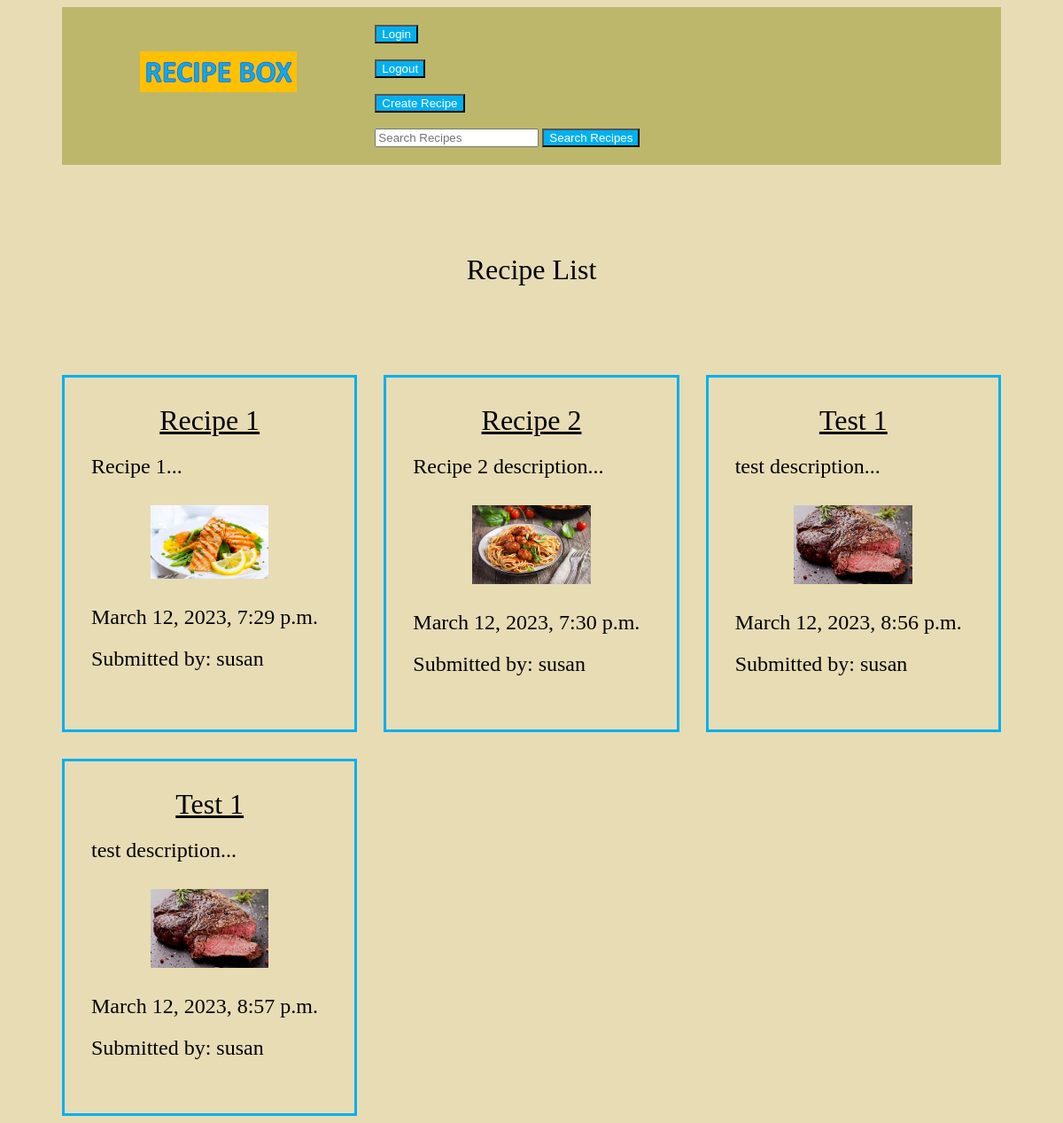
Page /recipes/ on the earlier database version.
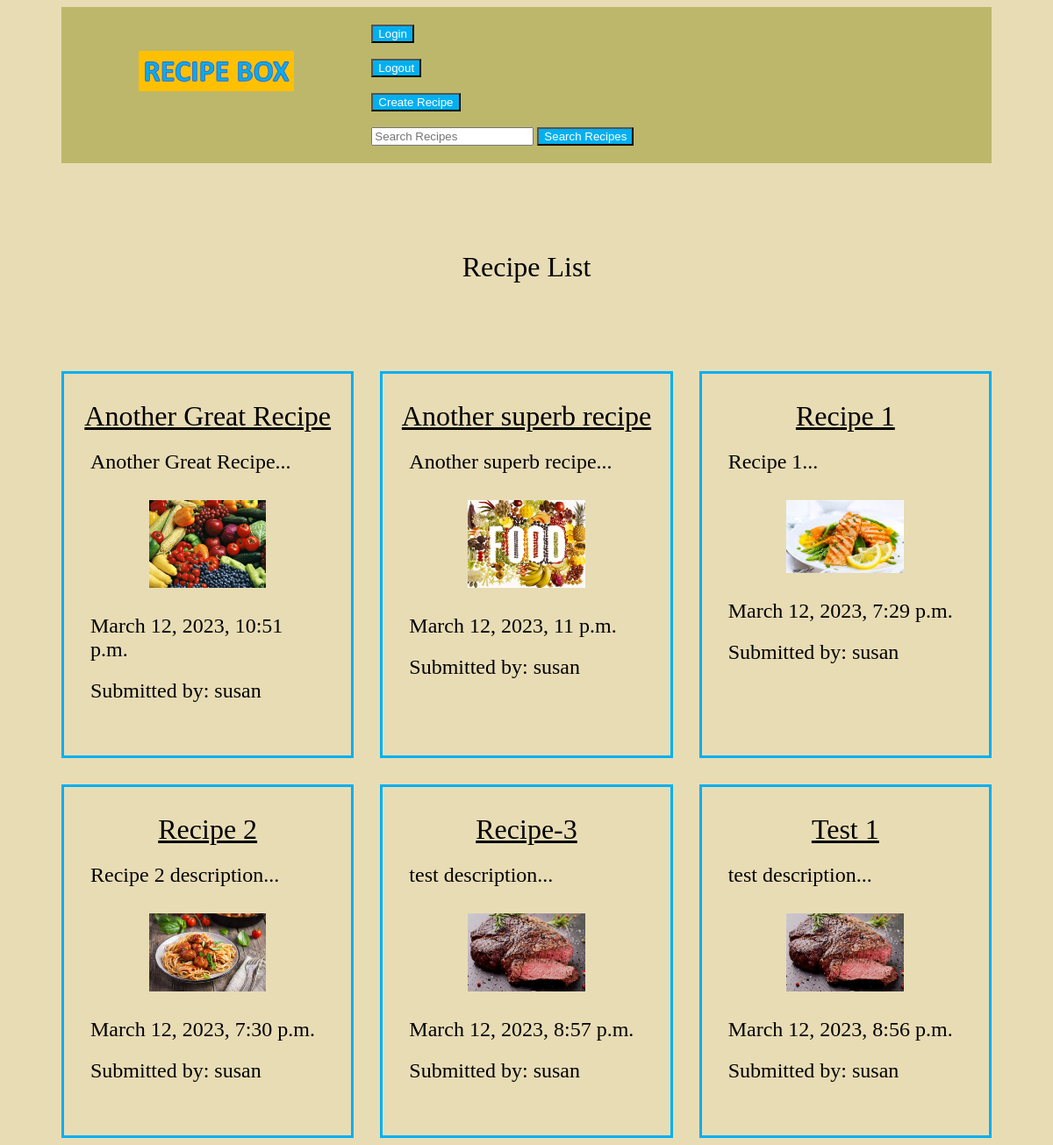
Same page on the later database version.
### recipes/models.py (models this page shows, shortened)
class Recipe(models.Model):
    user = models.ForeignKey(settings.AUTH_USER_MODEL, on_delete=models.CASCADE, default='1',)
    title = models.CharField(max_length=50)
    description = models.CharField(max_length=255, blank=True, null=True)
    ingredients = models.TextField(blank=True, null=True,)
    directions = models.TextField(blank=True, null=True,)
    timestamp = models.DateTimeField(auto_now_add=True) # automatically input time when record is created
    updated = models.DateTimeField(auto_now=True)
    slug = models.SlugField()
    thumb = models.ImageField(default='default.png', blank=True)
    def snippet(self):
        return self.description[:50] + '...'

### recipes/views.py (the view)
# urls.py: path('', recipe_views.recipe_list_view, name='home'),
def recipe_list_view(request):
    recipes = Recipe.objects.all().order_by('title')
    return render(request, 'recipes/recipe_list_view.html', {'recipes':recipes} )

### recipes/templates/recipes/recipe_list_view.html
{% extends 'base.html' %}
{% block content %}
    <h1>Recipe List</h1>
    <div class="recipes">
        {% for recipe in recipes %}
        <div class="recipe">
            <h2><a href="{% url 'recipes:detail' slug=recipe.slug %}">{{ recipe.title }}</a></h2>
            <p>{{ recipe.snippet }}</p>
            <p><img src="{{ recipe.thumb.url }}"/></p>
            <p>{{ recipe.timestamp }}</p>
            <p class='submitted-by'>Submitted by: {{ recipe.user }}</p>
        </div>
        {% endfor %}
    </div>
{% endblock content %}

### templates/base.html (shortened to what this page needs)
{% load static %}
<!DOCTYPE html>
<html>
    <head>
        <link rel="stylesheet" href="{% static 'styles.css' %}">
    </head>
    <body>
        <header class="wrapper">
            <h1><a href="{% url 'home' %}"><img src="{% static 'logo2.png' %}" alt="The Recipe Box"/></a></h1>
            <nav>
                <form class='login-link' action="{% url 'accounts:login' %}" method='post'>
                    <button class='btn' type='submit'>Login</button>
                </form>
                <br>
                <form class='logout-link' action="{% url 'accounts:logout' %}" method='post'>
                    <button class='btn' type='submit'>Logout</button>
                </form>
                <br>
                <form class='create-recipe-link' action="{% url 'recipes:create' %}" method='post'>
                    <button class='btn' type='submit'>Create Recipe</button>
                </form>
                <br>
                <form class='search-recipe-link' action={% url 'recipes:search' %} method='post' enctype="multipart/form-data">
                    <form class='query' action="{% url 'recipes:search' %}" method='post' >
                    <input type='text' name='title' placeholder="Search Recipes" />
                    <button class='btn' type='submit'>Search Recipes</button>
                </form>
            </nav>
        </header>
        <div class="wrapper">
            {% block content %}
            {% endblock content %}
        </div>
    </body>
</html>

### assets/styles.css (style rules this page uses)
body { background-color: #e8dcb5; color: black; }
header { background-color:darkkhaki; }
h1, h2, h3, h4, h5, h6 { font-weight: normal; margin: 0; text-align:center; color: black; }
a, a:hover, a:visited { color: #000; text-decoration: underline; }
.wrapper { max-width: 1060px; margin: 0 auto; }
div.wrapper h1 { text-align: center; margin: 100px; }
.btn { background-color: #00B0F0; outline-color: #00B0F0; outline-width: 1px; color: white; cursor: auto; }
header { display: grid; grid-template-columns: 1fr 1fr 1fr; padding: 20px 0px; }
.recipes { display: grid; grid-template-columns: 1fr 1fr 1fr ; grid-gap: 30px; }
.recipe { padding: 10px; border: solid; position: relative; padding-bottom: 40px; border-color: #00B0F0; }
.recipe h2 { font-size: 2.0em; margin: 20px auto; }
.recipe p { font-size: 1.5em; margin: 20px; }
img { max-width: 100%; display: block; margin: 30px auto; width: 50%; }

Differences in the rows shown:
added Recipe: title "Another Great Recipe", snippet "Another Great Recipe...", thumb (picture), timestamp "March 12, 2023, 10:51 p.m.", user "susan"
added Recipe: title "Another superb recipe", snippet "Another superb recipe...", thumb (placeholder picture), timestamp "March 12, 2023, 11 p.m.", user "susan"
changed Recipe: title "Test 1" → "Recipe-3"; moves up the list
